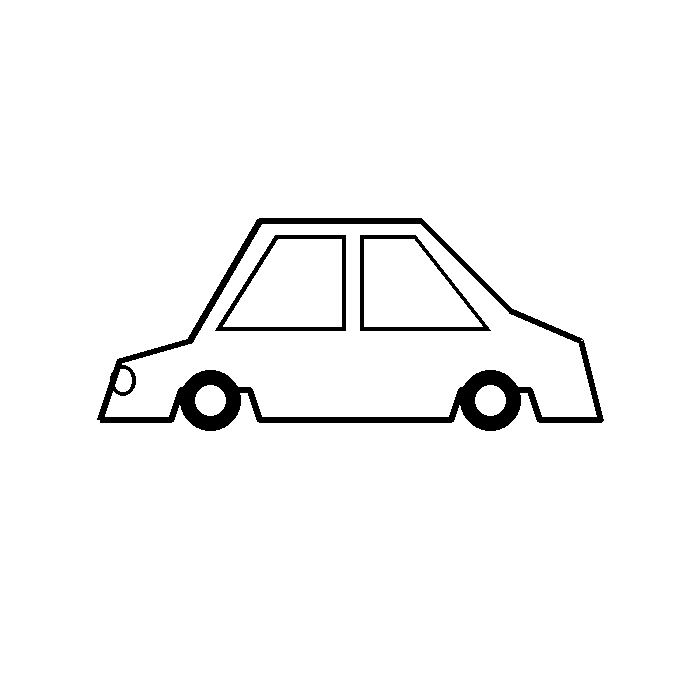
#> input picture backend/samples/car.png, 700 x 700 px
$ python -i image_processor.py   (imports and definitions only)
#> lines starting #> are read from the running program, lines starting #| are printed output that depends on the picture; after the words box and inside, x2 and y2 are one past the last pixel; in counts of white or black regions, pixels touching at a corner belong together
"""
image_processor.py
High-quality deterministic image-processing pipeline for line-art & illustrator images.
Performs grayscale normalization, adaptive/Otsu thresholding, noise reduction,
morphological line enhancement, contour extraction with hierarchy, and
Douglas-Peucker simplification with curvature/corner detection.
"""

import cv2
import numpy as np
from PIL import Image
import io
from typing import List, Dict, Any, Tuple, Optional


# [19 lines left out: function load_image_from_bytes, not called in this run]


from skimage.morphology import skeletonize
from scipy.spatial import cKDTree


def skeletonize_strokes(binary_lines: np.ndarray) -> np.ndarray:
    """
    Extracts the single-pixel centerline topological skeleton of ink strokes
    using the fast, battle-tested Lee/Zhang-Suen algorithm via skimage.
    Returns a binary uint8 mask (255 on centerline, 0 elsewhere).
    """
    skel = skeletonize(binary_lines > 0)
    return (skel.astype(np.uint8) * 255)


def preprocess_line_art(
    img_bgr: np.ndarray,
    noise_reduction: int = 1,
    adaptive_thresh: bool = False,
    threshold_sensitivity: int = 50
) -> Tuple[np.ndarray, np.ndarray]:
    """
    Preprocesses the line art image:
    - Converts to grayscale
    - Applies mild Gaussian denoising
    - Applies Otsu or Adaptive thresholding modulated by threshold_sensitivity (10-90)
    - Performs morphological close to mend minor breaks in lines
    - Performs morphological open to eliminate specks
    Returns:
    - gray: Grayscale image
    - binary: Inverted binary image (lines are 255/white, background is 0/black)
    """
    gray = cv2.cvtColor(img_bgr, cv2.COLOR_BGR2GRAY)

    # Optional mild noise reduction
    if noise_reduction > 0:
        kernel_size = 3 if noise_reduction == 1 else 5
        gray = cv2.GaussianBlur(gray, (kernel_size, kernel_size), 0)

    # Contrast normalization
    gray = cv2.normalize(gray, None, 0, 255, cv2.NORM_MINMAX)

    # Thresholding modulated by sensitivity (10 = only dark heavy lines; 90 = picks up faint pencil sketches)
    sens = max(10, min(90, threshold_sensitivity))
    if adaptive_thresh:
        c_val = max(1, min(20, int(8 - (sens - 50) * 0.2)))
        binary = cv2.adaptiveThreshold(
            gray, 255, cv2.ADAPTIVE_THRESH_GAUSSIAN_C, cv2.THRESH_BINARY_INV, 15, c_val
        )
    else:
        # Compute baseline Otsu threshold
        otsu_val, _ = cv2.threshold(gray, 0, 255, cv2.THRESH_BINARY_INV + cv2.THRESH_OTSU)
        # Modulate threshold based on sensitivity
        target_t = int(np.clip(otsu_val + (sens - 50) * 1.5, 20, 245))
        _, binary = cv2.threshold(gray, target_t, 255, cv2.THRESH_BINARY_INV)

    # Morphological closing to close tiny hairline gaps in strokes
    close_kernel = cv2.getStructuringElement(cv2.MORPH_ELLIPSE, (3, 3))
    binary = cv2.morphologyEx(binary, cv2.MORPH_CLOSE, close_kernel)

    # Remove isolated tiny noise pixels (specks)
    open_kernel = cv2.getStructuringElement(cv2.MORPH_RECT, (2, 2))
    binary = cv2.morphologyEx(binary, cv2.MORPH_OPEN, open_kernel)

    return gray, binary


def extract_outer_silhouette_contour(binary_lines: np.ndarray) -> Optional[np.ndarray]:
    """
    Extracts the clean outer silhouette of the line-art illustration using flood fill
    from the outer border. This guarantees a single outer boundary without double-line
    stroke ribbon contours.
    """
    h, w = binary_lines.shape
    # Create padded canvas to ensure floodfill can reach all exterior borders
    pad = 10
    padded = cv2.copyMakeBorder(binary_lines, pad, pad, pad, pad, cv2.BORDER_CONSTANT, value=0)

    # Inverted: 255 is paper background, 0 is line art
    paper = cv2.bitwise_not(padded)

    # Flood fill from outer corner
    mask = np.zeros((h + 2 * pad + 2, w + 2 * pad + 2), np.uint8)
    filled = paper.copy()
    cv2.floodFill(filled, mask, (0, 0), 128)

    # Everything that was NOT reached by the outer floodfill is the subject
    subject_mask = (filled != 128).astype(np.uint8) * 255

    # Crop padding back
    subject_cropped = subject_mask[pad:pad + h, pad:pad + w]

    # Find external contours of the subject mask
    contours, _ = cv2.findContours(subject_cropped, cv2.RETR_EXTERNAL, cv2.CHAIN_APPROX_NONE)
    if not contours:
        return None

    # Pick the largest contour by area
    largest = max(contours, key=cv2.contourArea)
    if cv2.contourArea(largest) < (h * w * 0.01): # At least 1% of canvas
        return None
    return largest


def calculate_contour_curvature(pts: np.ndarray, window: int = 2) -> np.ndarray:
    """
    Calculates the curvature (deflection angle in degrees) at each vertex of a closed polygonal contour.
    A higher angle corresponds to a sharp corner, snout, ear tip, or abrupt curve.
    """
    n = len(pts)
    if n < 3:
        return np.zeros(n)

    angles = np.zeros(n)
    w = max(1, min(window, n // 4))

    for i in range(n):
        p_prev = pts[(i - w) % n].astype(float)
        p_curr = pts[i].astype(float)
        p_next = pts[(i + w) % n].astype(float)

        v1 = p_curr - p_prev
        v2 = p_next - p_curr

        norm1 = np.linalg.norm(v1)
        norm2 = np.linalg.norm(v2)

        if norm1 < 1e-6 or norm2 < 1e-6:
            angles[i] = 0.0
            continue

        dot = np.dot(v1, v2) / (norm1 * norm2)
        dot = np.clip(dot, -1.0, 1.0)
        # Angle in degrees between incoming and outgoing direction vectors
        angles[i] = np.degrees(np.arccos(dot))

    return angles


def analyze_line_art(
    img_bgr: np.ndarray,
    noise_reduction: int = 1,
    adaptive_thresh: bool = False,
    simplification_factor: float = 0.012,
    threshold_sensitivity: int = 50,
    snap_to_centerline: bool = True
) -> Dict[str, Any]:
    """
    Full deterministic image analysis:
    - Preprocesses the image with sensitivity tuning
    - Extracts the single-pixel stroke centerline skeleton
    - Extracts the outer silhouette
    - Extracts major internal contours
    - Simplifies curves with Douglas-Peucker & detects sharp corner anchors
    - Analyzes curvature and corner points
    Returns a dictionary of analysis results ready for dot budget allocation.
    """
    h, w = img_bgr.shape[:2]
    gray, binary = preprocess_line_art(
        img_bgr,
        noise_reduction=noise_reduction,
        adaptive_thresh=adaptive_thresh,
        threshold_sensitivity=threshold_sensitivity
    )

    # Stroke centerline skeleton
    skel_img = skeletonize_strokes(binary)
    skel_pts = np.argwhere(skel_img > 0)[:, ::-1] # (x, y) coordinates

    # 1. Main outer silhouette
    outer_contour = extract_outer_silhouette_contour(binary)

    # 2. Extract internal line structures
    # Using RETR_CCOMP or RETR_TREE to capture internal details
    all_contours, hierarchy = cv2.findContours(binary, cv2.RETR_CCOMP, cv2.CHAIN_APPROX_NONE)

    # Minimum perimeter threshold to ignore tiny dust particles or specks
    min_perimeter = max(30.0, (w + h) * 0.03)

    raw_contour_groups = []

    # If outer contour was found via floodfill, treat it as contour 0 (primary)
    if outer_contour is not None:
        peri = cv2.arcLength(outer_contour, True)
        if peri >= min_perimeter:
            raw_contour_groups.append({
                "type": "outer",
                "contour": outer_contour,
                "perimeter": peri,
                "area": cv2.contourArea(outer_contour),
                "is_closed": True
            })

    # Add significant internal/secondary contours
    for c in all_contours:
        peri = cv2.arcLength(c, True)
        area = cv2.contourArea(c)
        if peri < min_perimeter:
            continue

        # Check if this contour is just the identical outer boundary
        if outer_contour is not None:
            # If bounding boxes are almost identical to canvas or outer contour, skip duplicate
            bx, by, bw, bh = cv2.boundingRect(c)
            ox, oy, ow, oh = cv2.boundingRect(outer_contour)
            if abs(bx - ox) < 10 and abs(by - oy) < 10 and abs(bw - ow) < 10 and abs(bh - oh) < 10:
                continue

        raw_contour_groups.append({
            "type": "inner",
            "contour": c,
            "perimeter": peri,
            "area": area,
            "is_closed": True
        })

    # If no outer contour was detected via floodfill, pick the largest contour as outer
    if not any(g["type"] == "outer" for g in raw_contour_groups) and raw_contour_groups:
        raw_contour_groups.sort(key=lambda g: g["perimeter"], reverse=True)
        raw_contour_groups[0]["type"] = "outer"

    # Sort inner contours by significance (perimeter length + area)
    inner_groups = [g for g in raw_contour_groups if g["type"] == "inner"]
    inner_groups.sort(key=lambda g: g["perimeter"] + np.sqrt(max(0, g["area"])), reverse=True)

    # Keep only the top most significant inner contours (e.g., top 6) to keep puzzle clean & children-friendly
    selected_groups = [g for g in raw_contour_groups if g["type"] == "outer"] + inner_groups[:6]

    # Process each contour: Douglas-Peucker simplification + curvature
    processed_contours = []
    for g in selected_groups:
        c = g["contour"]
        peri = g["perimeter"]

        # Adaptive Douglas-Peucker epsilon
        # Outer silhouette gets slightly more detail, inner gets cleaner lines
        epsilon = max(2.0, peri * simplification_factor)
        approx = cv2.approxPolyDP(c, epsilon, True)
        pts = approx.reshape((-1, 2))

        if len(pts) < 3:
            continue

        curvatures = calculate_contour_curvature(pts)

        # Detect sharp corners (e.g. angle >= 28 deg for high-fidelity apex capture)
        corners = [i for i, angle in enumerate(curvatures) if angle >= 28.0]

        contour_dict = {
            "type": g["type"],
            "points": pts.tolist(),
            "curvatures": curvatures.tolist(),
            "corners": corners,
            "perimeter": float(peri),
            "area": float(g["area"]),
            "is_closed": True
        }

        # Store raw contour and skeleton points for the outer silhouette
        if g["type"] == "outer":
            contour_dict["raw_contour"] = c.reshape((-1, 2)).tolist()
            if len(skel_pts) > 0:
                # Subsample skeleton pixels if large to keep payload fast & light
                step_skel = max(1, len(skel_pts) // 3000)
                contour_dict["skeleton_pixels"] = skel_pts[::step_skel].tolist()

        processed_contours.append(contour_dict)

    return {
        "image_width": w,
        "image_height": h,
        "contours": processed_contours,
        "snap_to_centerline": snap_to_centerline
    }

>>> import cv2
>>> picture = cv2.cvtColor(cv2.imread('samples/car.png'), cv2.COLOR_BGR2RGB)
#> picture is the input picture: shape (700, 700, 3); 97% white; 3 black regions, box (x1, y1, x2, y2) and area: (97, 218, 604, 431) 11560, (215, 235, 346, 331) 1623, (360, 235, 491, 331) 1503
>>> result = analyze_line_art(picture)
#> in preprocess_line_art, `otsu_val, _ = cv2.threshold(gray, 0, 255, cv2.THRESH_BINARY_INV + cv2...`: otsu_val = 128
#> in preprocess_line_art, `binary = cv2.morphologyEx(binary, cv2.MORPH_OPEN, open_kernel)`:
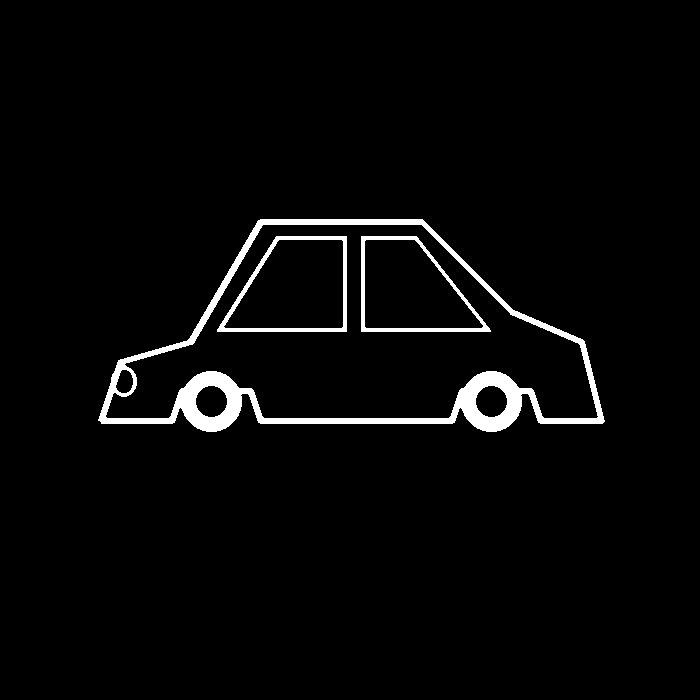
#> binary: shape (700, 700); 3% white; 3 white regions, box (x1, y1, x2, y2) and area: (98, 219, 605, 432) 11590, (217, 236, 347, 332) 1625, (361, 236, 491, 332) 1507
#> in skeletonize_strokes, `skel = skeletonize(binary_lines > 0)`:
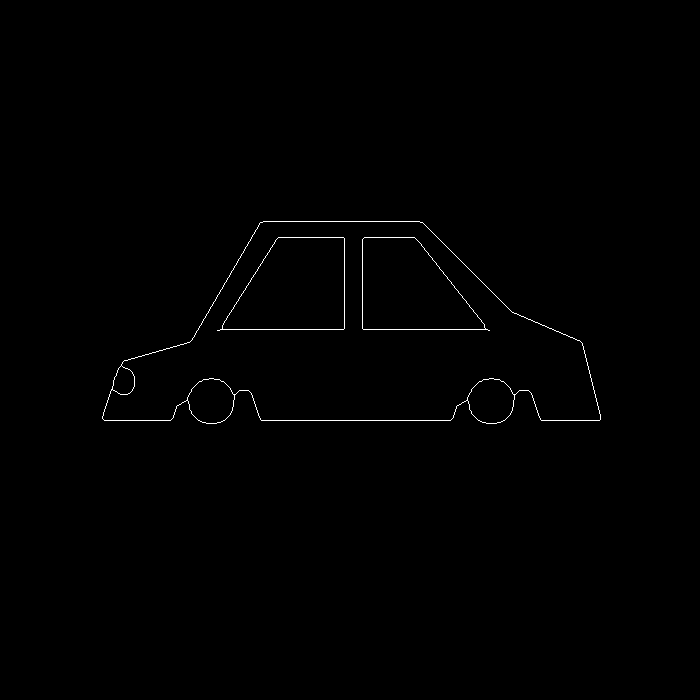
#> skel: shape (700, 700) bool; 0.44% white in thin lines or dots, all inside (x1, y1, x2, y2) = (102, 221, 601, 424)
#> in analyze_line_art, `skel_pts = np.argwhere(skel_img > 0)[:, ::-1]`: skel_pts = 2135 pairs, first value 102 to 600, second value 221 to 423
#> in extract_outer_silhouette_contour, `padded = cv2.copyMakeBorder(binary_lines, pad, pad, pad, pad, cv2.BORD..`:
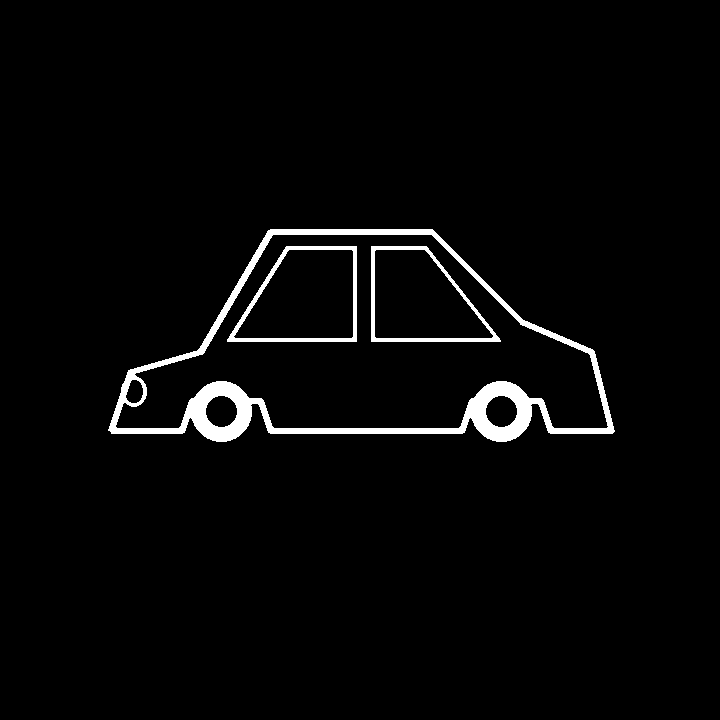
#> padded: shape (720, 720); 2.8% white; 3 white regions, box (x1, y1, x2, y2) and area: (108, 229, 615, 442) 11590, (227, 246, 357, 342) 1625, (371, 246, 501, 342) 1507
#> in extract_outer_silhouette_contour, `cv2.floodFill(filled, mask, (0, 0), 128)`:
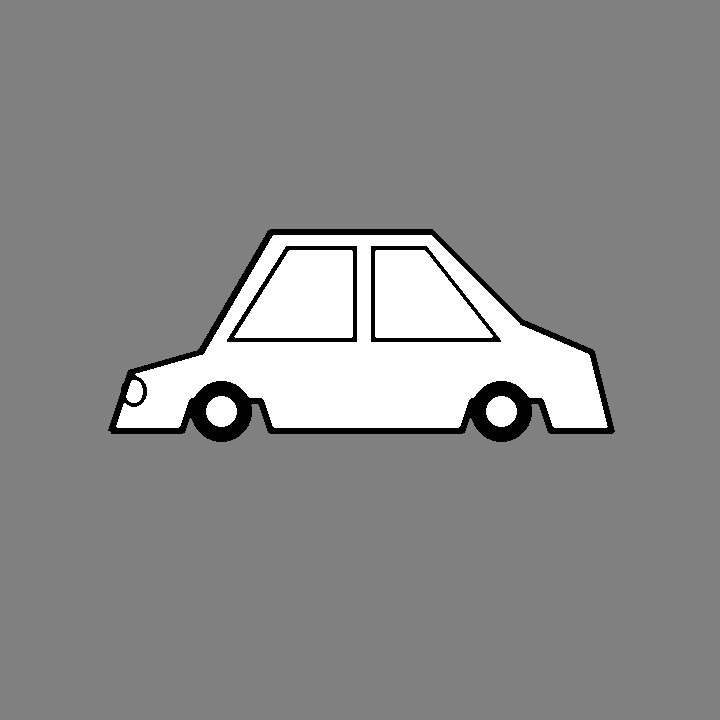
#> filled: shape (720, 720); min 0, max 255, mean 138.2
#> in extract_outer_silhouette_contour, `subject_mask = (filled != 128).astype(np.uint8) * 255`:
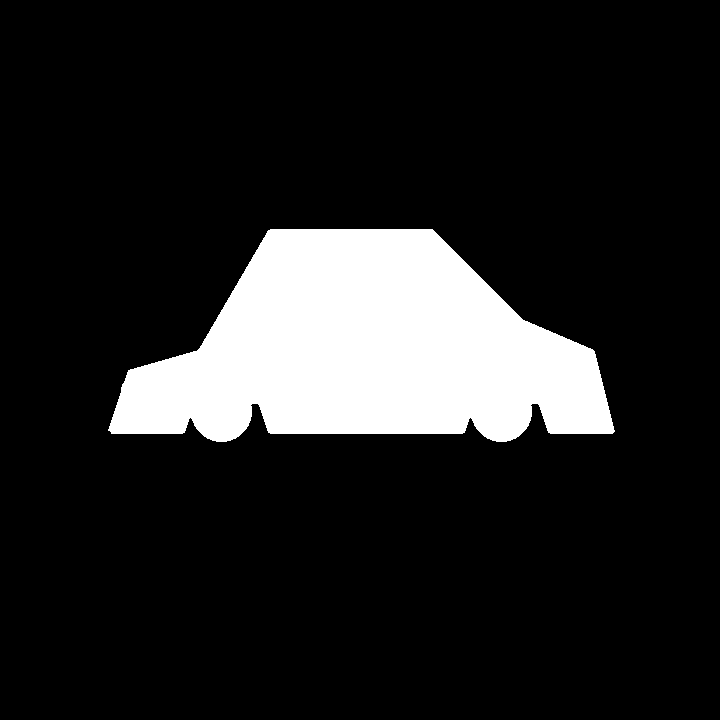
#> subject_mask: shape (720, 720); 13.8% white; 1 white region, box (x1, y1, x2, y2) and area: (108, 229, 615, 442) 71375
#> in extract_outer_silhouette_contour, `subject_cropped = subject_mask[pad:pad + h, pad:pad + w]`:
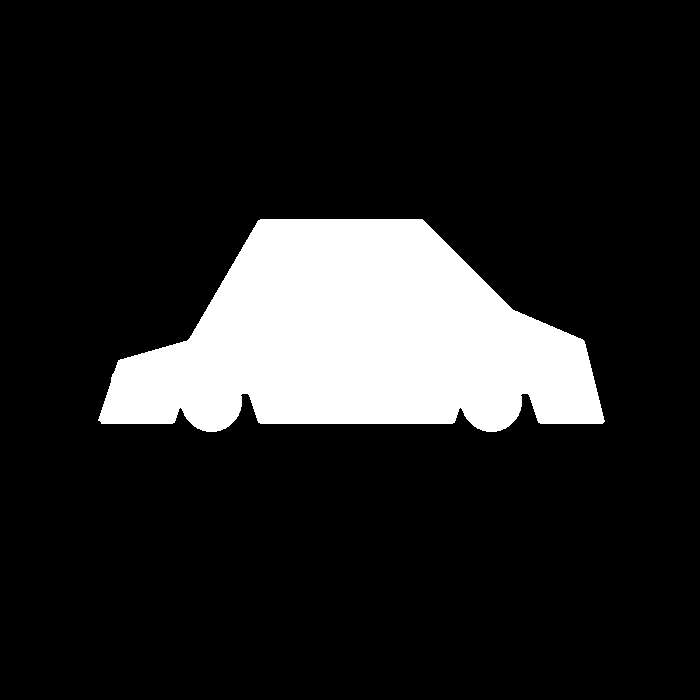
#> subject_cropped: shape (700, 700); 14.6% white; 1 white region
#> in extract_outer_silhouette_contour, `contours, _ = cv2.findContours(subject_cropped, cv2.RETR_EXTERNAL, cv2..`: contours = 1 contour; box (x1, y1, x2, y2) and area: (98, 219, 605, 432) 70742
#> in extract_outer_silhouette_contour, `largest = max(contours, key=cv2.contourArea)`: largest = contour of 1264 points, box (x1, y1, x2, y2) (98, 219, 605, 432), area 70742
#> in analyze_line_art, `outer_contour = extract_outer_silhouette_contour(binary)`: outer_contour has the same summary as largest in extract_outer_silhouette_contour
#> in analyze_line_art, `all_contours, hierarchy = cv2.findContours(binary, cv2.RETR_CCOMP, cv2..`: all_contours = 9 contours; largest, box (x1, y1, x2, y2) and area: (98, 219, 605, 432) 70742, (105, 224, 599, 419) 58600, (217, 236, 347, 332) 9500, (361, 236, 491, 332) 8787, (223, 239, 344, 329) 8247
#> in analyze_line_art, `peri = cv2.arcLength(outer_contour, True)`: peri = 1419.7
#> the loop in analyze_line_art, `for c in all_contours:` made 9 passes
#> (peri, area, bx, by, bw, bh) on passes 1 to 8: (404.7, 8787, 361, 236, 130, 96), (372.1, 7637.5, 364, 239, 120, 90), (413.4, 9499.5, 217, 236, 130, 96), (381.7, 8247, 223, 239, 121, 90), (1419.7, 70742, 98, 219, 507, 213), (104.6, 792, 475, 385, 33, 33), (104.6, 792, 195, 385, 33, 33), (69.94, 322, 115, 369, 19, 25)
#> after the loop in analyze_line_art, `for c in all_contours:`: raw_contour_groups = 9 items
#> in analyze_line_art, `inner_groups = [g for g in raw_contour_groups if g["type"] == "inner"]`: inner_groups = 8 items
#> in analyze_line_art, `selected_groups = [g for g in raw_contour_groups if g["type"] == "oute..`: selected_groups = 7 items
#> the loop in analyze_line_art, `for g in selected_groups:` made 7 passes
#> (peri, epsilon, n in calculate_contour_curvature, w in calculate_contour_curvature, corners, step_skel) on pass 1: (1419.7, 17.04, 16, 2, [0, 1, 7, 8, 9, 10, 11, 12, 13, 15], 1)
#> result = 4 items
